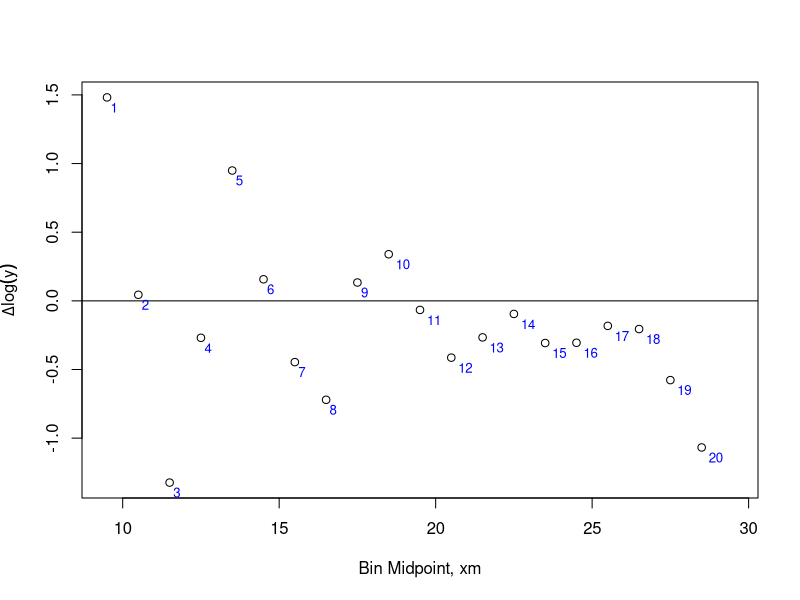
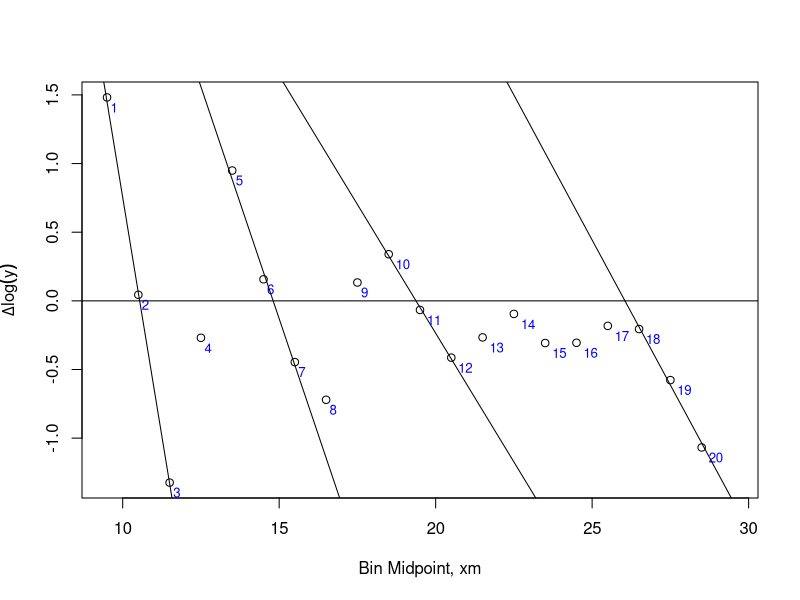
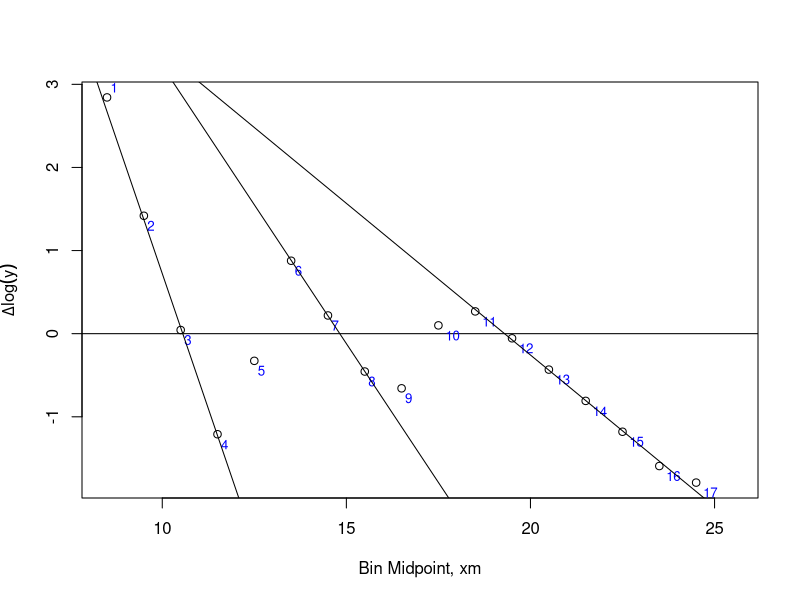
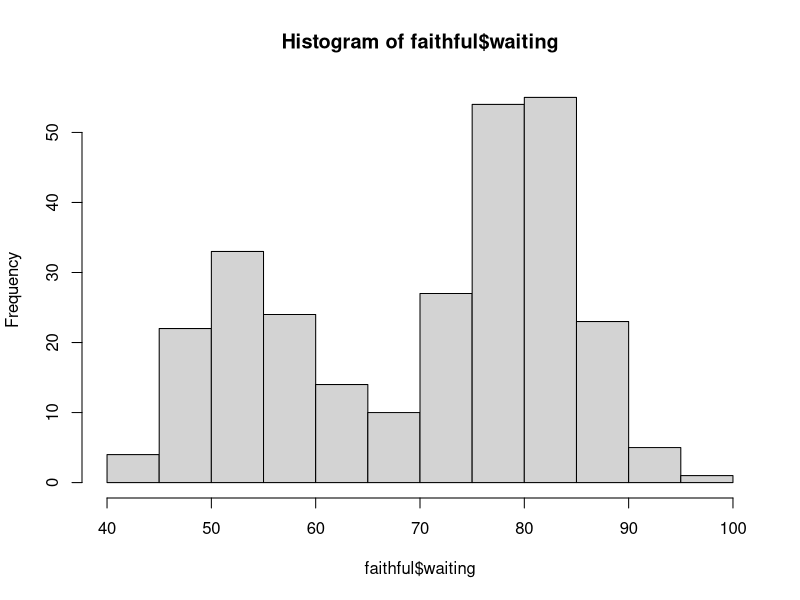
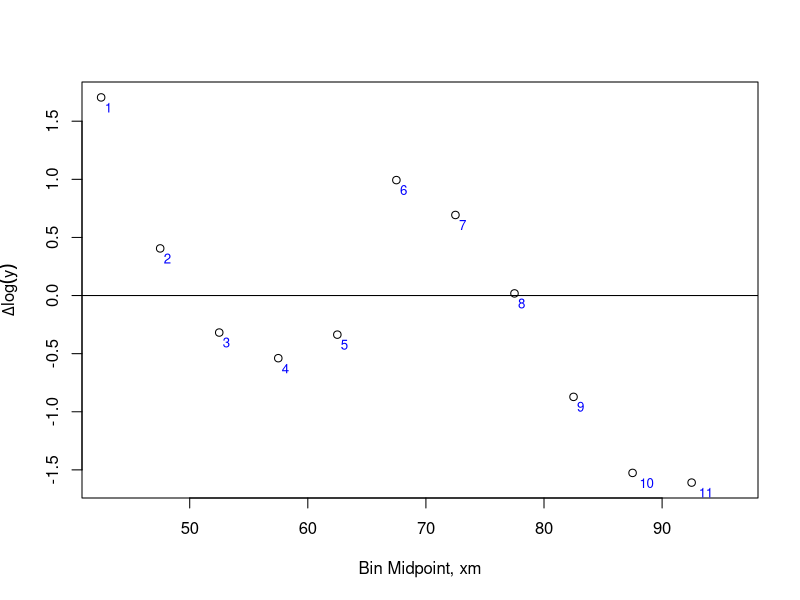
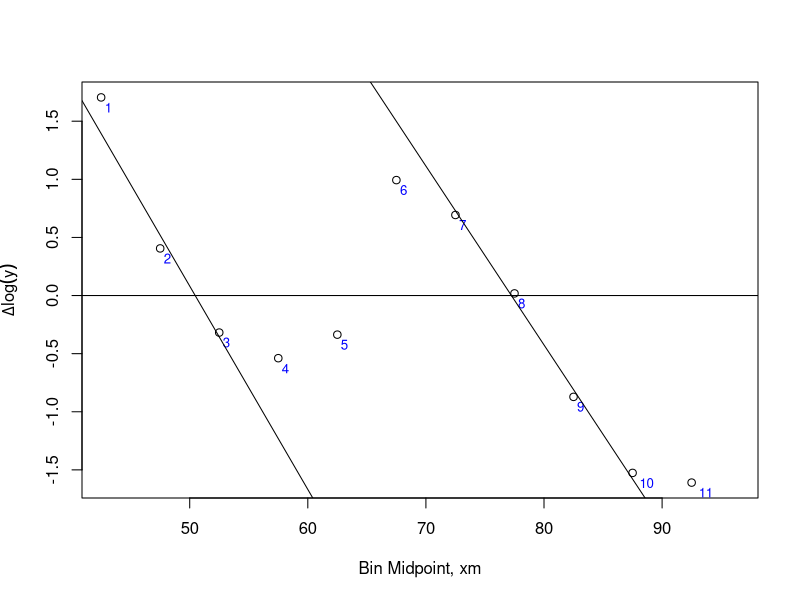
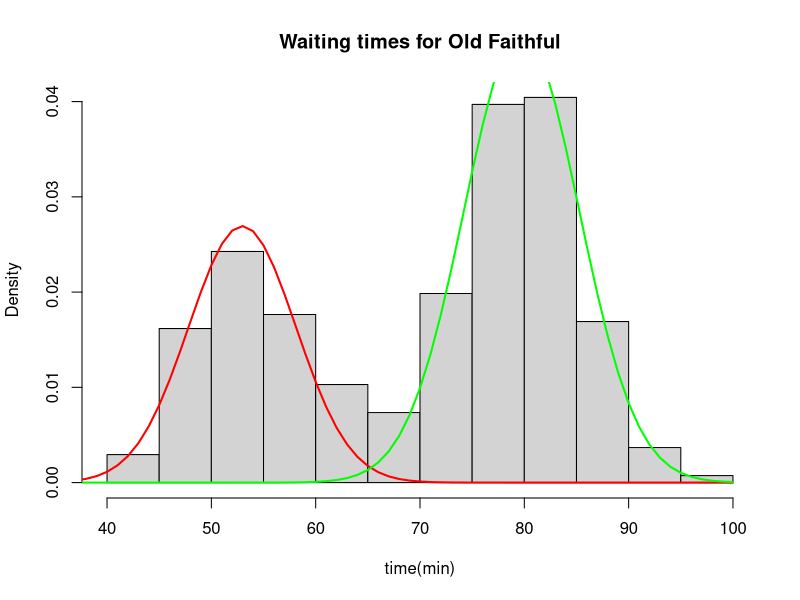

These charts were generated, in order, by the following R code:
# R code for generating Bhattacharya plots
# Code author: Dr. Daniel T. Holmes, MD
# ----------------------------------------
# Usage
# ----------------------------------------
# bhatt.plot(x, breaks = "Sturges", from = NA, to = NA,
# alpha = 0.05, xlim = range(x)
# ----------------------------------------
# Arguments
# ----------------------------------------
# x         a vector of observations drawn from the mixure for which decomposition is desired.
# breaks    generally a vector of breakpoints to define bins for Bhattacharya plot. 
#           Enter ?hist for other options. Defaults to same algorithm as hist function.
#           Breaks must not be so numerous that empty bins are created. Breaks must be evenly spaced.
# from      optional vector to define the starting bin number(s) for the regression of the 
#           linear section(s) of interest in the Bhattacharya plot. Must be of equal length to
#           to vector 'to'.
# to        optional vector to define the ending bin number(s) for the regression of the 
#           linear section(s) of interest in the Bhattacharya plot. Must be of equal length to
#           vector 'from'.
# alpha     alpha value reference interval estimate. 
# xlim      vector of length = 2 defining a plot range.
# plot.num  logical; if TRUE bin numbers are plotted beside points. Facilitates selection of
#           variables from and to.
# ----------------------------------------
# Value
# ----------------------------------------
# Returns dataframe with the following columns:
# mu:       the means of the fitted distribution(s)
# sigma:    the standard deviation(s) of the fitted distributon(s)
# p:        the proportion(s) of the fitted distributions
# lower:    mu - 1.96*sigma
# upper:    mu + 1.96*sigma

# textxy taken from the calibrate package
textxy <- function (X, Y, labs, m = c(0, 0), cex = 0.5, offset = 0.8, ...) 
{
  posXposY <- ((X >= m[1]) & ((Y >= m[2])))
  posXnegY <- ((X >= m[1]) & ((Y < m[2])))
  negXposY <- ((X < m[1]) & ((Y >= m[2])))
  negXnegY <- ((X < m[1]) & ((Y < m[2])))
  if (sum(posXposY) > 0) 
    text(X[posXposY], Y[posXposY], labs[posXposY],
         adj = c(0.5 - offset, 0.5 - offset), cex = cex, ...)
  if (sum(posXnegY) > 0) 
    text(X[posXnegY], Y[posXnegY], labs[posXnegY],
         adj = c(0.5 - offset, 0.5 + offset), cex = cex, ...)
  if (sum(negXposY) > 0) 
    text(X[negXposY], Y[negXposY], labs[negXposY],
         adj = c(0.5 + offset, 0.5 - offset), cex = cex, ...)
  if (sum(negXnegY) > 0) 
    text(X[negXnegY], Y[negXnegY], labs[negXnegY],
         adj = c(0.5 + offset, 0.5 + offset), cex = cex, ...)
}

bhatt.plot <- function(x, breaks = "Sturges", from = NA, to = NA, alpha = 0.05, xlim = range(x), plot.num = TRUE){
  if (is.numeric(breaks) && length(breaks) > 1) {
    # if explicit breaks, limit x to range covered by breaks
    x <- x[x >= min(breaks) & x <= max(breaks)]
  }
  dhist <- hist(x,
                breaks = breaks,
                plot = FALSE)
  if (any(dhist$counts==0)) {
    warning("some bin counts were zero: setting them to 0.1")
    dhist$counts[dhist$counts==0] <- 0.1
  }
  ly <- log(dhist$counts)
  dly <- diff(ly)
  df <- data.frame(xm = dhist$mids[-length(dhist$mids)],
                   ly = dly,
                   counts = dhist$counts[-length(dhist$mids)])
  h <- diff(df$xm)[1]
  plot(ly ~ xm,
       data = df,
       xlab = "Bin Midpoint, xm",
       ylab = expression(paste(Delta, log(y))),
       xlim = xlim)
  abline(h = 0)
  
  #number all the points if requested
  if(plot.num == TRUE){
    textxy(df$xm, df$ly, row.names(df),
           row.names(df),
           cex = 0.8,
           offset = 1,
           col = "blue")
  }
  
  if(!all(is.na(from)) & !all(is.na(to)) & length(from) == length(to)){
    mu <- rep(NA,length(from))
    sigma <- rep(NA,length(from))
    N <- rep(NA,length(from))
    p <- rep(NA,length(from))
    
    for(i in 1:length(from)){
      linear <- subset(df[from[i]:to[i],])
      lin.mod <- lm(ly ~ xm, data = linear, weights = linear$counts)
      abline(lin.mod)
      lambda <- -coef(lin.mod)[1]/coef(lin.mod)[2]
      mu[i] <- lambda + h/2
      sigma[i] <- sqrt(-h/coef(lin.mod)[2] - h^2/12)
      P <- pnorm((df$xm[from[i]:to[i]] + h/2 - mu[i])/sigma[i]) - 
        pnorm((df$xm[from[i]:to[i]] - h/2 - mu[i])/sigma[i])
      N[i] <- sum(df$counts[from[i]:to[i]])/sum(P)
    }
    p <- N/sum(N)
    result <- data.frame(mu,sigma,p, mu + qnorm(alpha/2)*sigma, mu + qnorm(1 - alpha/2)*sigma)
    names(result) <- c("mu","sigma","p","lower", "upper")
    return(result)
  }
}

# Example 1
# ----------------------------------------
# Data is taken from Bhattachary's original paper (Bhattacharya CG. A simple method of 
# resolution of a distribution into Gaussian components. Biometrics. 1967;1:115-35.)
# which in turn came from an earlier paper looking at the fork length of Porgy fish caught 
# in the East China sea: (Tanaka, S. A method of analysing of polymodal frequency 
# distribution and its application to the length distribution of the Porgy, Taius 
# tumifrons (J. and S.). J. Fish. Res. Bd. Can. 1962;19:1143-59.)

mids <- seq(from = 9.5, to = 29.5, by = 1)
counts <- c(509,2240,2341,623,476,1230,1439,921,448,512,
            719,673,445,341,310,228,168,140,114,64,22)
ex1.df <- data.frame(mids, counts)
# Reconstruct Bhattacharya's data to emulate the structure of raw data
ex1.data <- unlist(mapply(rep, ex1.df$mids, ex1.df$counts))
# Plot Bhattachary plot with no linear sections defined
bhatt.plot(ex1.data, breaks = 9:30)
# Once the Bhattachary plot is displayed the 'from' and 'to' vectors represent the four 
# obviously linear sections: points 1-3, points 5-7, points 10-12 and points 18-20
from <- c(1,5,10,18)
to <- c(3,7,12,20)
bhatt.plot(ex1.data, breaks = 9:30, from = from, to = to)

# Compare w Bhattacharya's graphically derived results of:
# mu       sigma    p
# 11.03    0.81     0.4065
# 15.28    1.13     0.3067
# 19.86    1.60     0.2087
# 26.62    1.47     0.0361

# Example 2
# ----------------------------------------
# Data is taken from Bhattacharya's paper as per example 1.

mids <- seq(from = 8.5, to = 25.5, by = 1)
counts <- c(31,532,2198,2297,685,494,1188,1479,938,486,537,702,664,431,192,59,12,2)
ex2.df <- data.frame(mids, counts)
ex2.data <- unlist(mapply(rep, ex2.df$mids, ex2.df$counts))
bhatt.plot(ex2.data, breaks = 8:26, from = c(1,6,11), to = c(4,8,17))

# Compare w Bhattacharya's graphically derived results of:
# mu        sigma       p
# 11.04     0.81        0.4311
# 15.31     1.16        0.3444
# 19.85     1.60        0.2245

# Example 3
# ----------------------------------------
# Built-in R data set for waiting times between eruptions of the Old Faithful geyser in 
# Yellowstone National Park.

data("faithful")
hist(faithful$waiting)
bhatt.plot(faithful$waiting)
fit <- bhatt.plot(faithful$waiting, from = c(1,7), to = c(3,10))
fit
# visualize resulting fit
hist(faithful$waiting,
     freq = FALSE,
     main = "Waiting times for Old Faithful",
     xlab = "time(min)")
curve(fit$p[1]*dnorm(x, mean = fit$mu[1], sd = fit$sigma[1]),
      from  = 0,
      to = 100,
      lwd = 2,
      col = "red",
      add = TRUE)
curve(fit$p[2]*dnorm(x, mean = fit$mu[2], sd = fit$sigma[2]),
      from  = 0,
      to = 100,
      lwd = 2,
      col = "green",
      add = TRUE)


